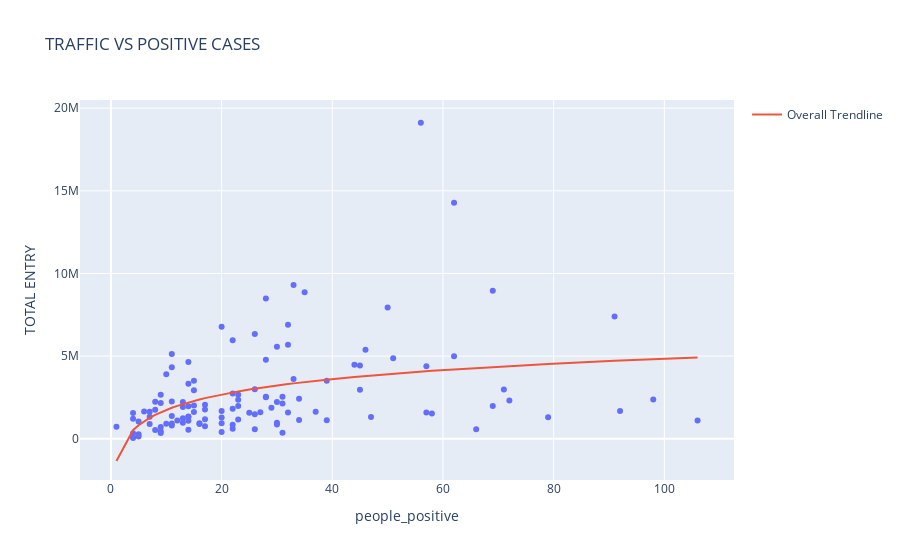

Notebook code for this chart:
### Code cell
fig = px.scatter(dfWithLast7, x="people_positive", y = 'TOTAL ENTRY', 
                 title = "TRAFFIC VS POSITIVE CASES",
                trendline='ols', trendline_scope='overall', trendline_options=dict(log_x=True))
fig.show()
